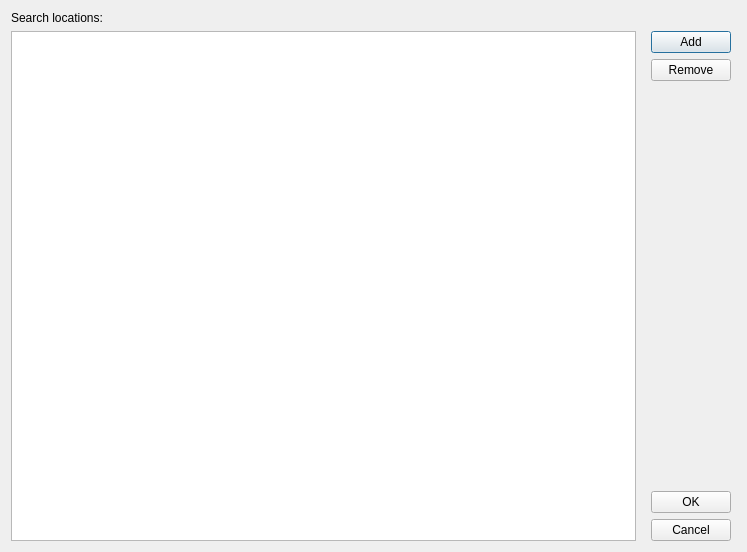
<?xml version="1.0" encoding="UTF-8"?>
<ui version="4.0">
 <class>SettingsDialog</class>
 <widget class="QDialog" name="SettingsDialog">
  <property name="geometry">
   <rect>
    <x>0</x>
    <y>0</y>
    <width>747</width>
    <height>552</height>
   </rect>
  </property>
  <property name="windowTitle">
   <string>Settings</string>
  </property>
  <layout class="QGridLayout" name="gridLayout">
   <item row="0" column="0">
    <widget class="QLabel" name="labelAdditionalSearchLocations">
     <property name="text">
      <string>Search locations:</string>
     </property>
    </widget>
   </item>
   <item row="0" column="1" rowspan="2">
    <widget class="QFrame" name="frameButtons">
     <layout class="QVBoxLayout" name="verticalLayout">
      <property name="topMargin">
       <number>0</number>
      </property>
      <property name="rightMargin">
       <number>5</number>
      </property>
      <property name="bottomMargin">
       <number>0</number>
      </property>
      <item>
       <widget class="QLabel" name="labelSpacer">
        <property name="text">
         <string/>
        </property>
       </widget>
      </item>
      <item>
       <widget class="QPushButton" name="buttonAdd">
        <property name="text">
         <string>Add</string>
        </property>
       </widget>
      </item>
      <item>
       <widget class="QPushButton" name="buttonRemove">
        <property name="text">
         <string>Remove</string>
        </property>
       </widget>
      </item>
      <item>
       <spacer name="verticalSpacer">
        <property name="orientation">
         <enum>Qt::Vertical</enum>
        </property>
        <property name="sizeHint" stdset="0">
         <size>
          <width>20</width>
          <height>217</height>
         </size>
        </property>
       </spacer>
      </item>
      <item>
       <widget class="QPushButton" name="buttonOK">
        <property name="text">
         <string>OK</string>
        </property>
       </widget>
      </item>
      <item>
       <widget class="QPushButton" name="buttonCancel">
        <property name="text">
         <string>Cancel</string>
        </property>
       </widget>
      </item>
     </layout>
    </widget>
   </item>
   <item row="1" column="0">
    <widget class="QListView" name="listViewLocations">
     <property name="horizontalScrollBarPolicy">
      <enum>Qt::ScrollBarAlwaysOff</enum>
     </property>
     <property name="editTriggers">
      <set>QAbstractItemView::CurrentChanged|QAbstractItemView::DoubleClicked|QAbstractItemView::SelectedClicked</set>
     </property>
    </widget>
   </item>
  </layout>
 </widget>
 <resources/>
 <connections>
  <connection>
   <sender>buttonAdd</sender>
   <signal>clicked()</signal>
   <receiver>SettingsDialog</receiver>
   <slot>addLocation()</slot>
   <hints>
    <hint type="sourcelabel">
     <x>678</x>
     <y>47</y>
    </hint>
    <hint type="destinationlabel">
     <x>373</x>
     <y>275</y>
    </hint>
   </hints>
  </connection>
  <connection>
   <sender>buttonRemove</sender>
   <signal>clicked()</signal>
   <receiver>SettingsDialog</receiver>
   <slot>removeLocation()</slot>
   <hints>
    <hint type="sourcelabel">
     <x>678</x>
     <y>82</y>
    </hint>
    <hint type="destinationlabel">
     <x>373</x>
     <y>275</y>
    </hint>
   </hints>
  </connection>
  <connection>
   <sender>buttonOK</sender>
   <signal>clicked()</signal>
   <receiver>SettingsDialog</receiver>
   <slot>accept()</slot>
   <hints>
    <hint type="sourcelabel">
     <x>678</x>
     <y>491</y>
    </hint>
    <hint type="destinationlabel">
     <x>373</x>
     <y>275</y>
    </hint>
   </hints>
  </connection>
  <connection>
   <sender>buttonCancel</sender>
   <signal>clicked()</signal>
   <receiver>SettingsDialog</receiver>
   <slot>reject()</slot>
   <hints>
    <hint type="sourcelabel">
     <x>678</x>
     <y>526</y>
    </hint>
    <hint type="destinationlabel">
     <x>373</x>
     <y>275</y>
    </hint>
   </hints>
  </connection>
 </connections>
 <slots>
  <slot>addLocation()</slot>
  <slot>removeLocation()</slot>
 </slots>
</ui>
